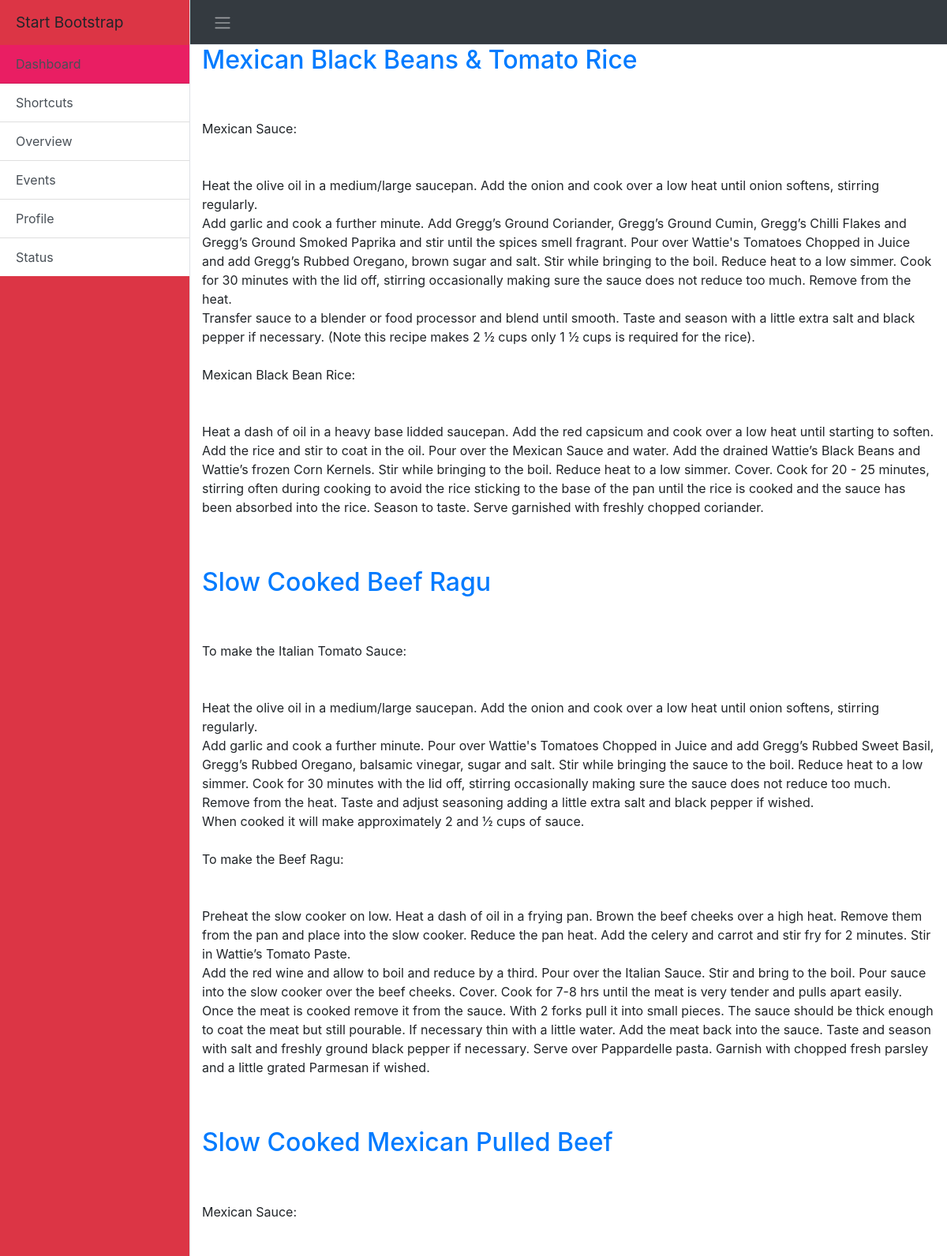
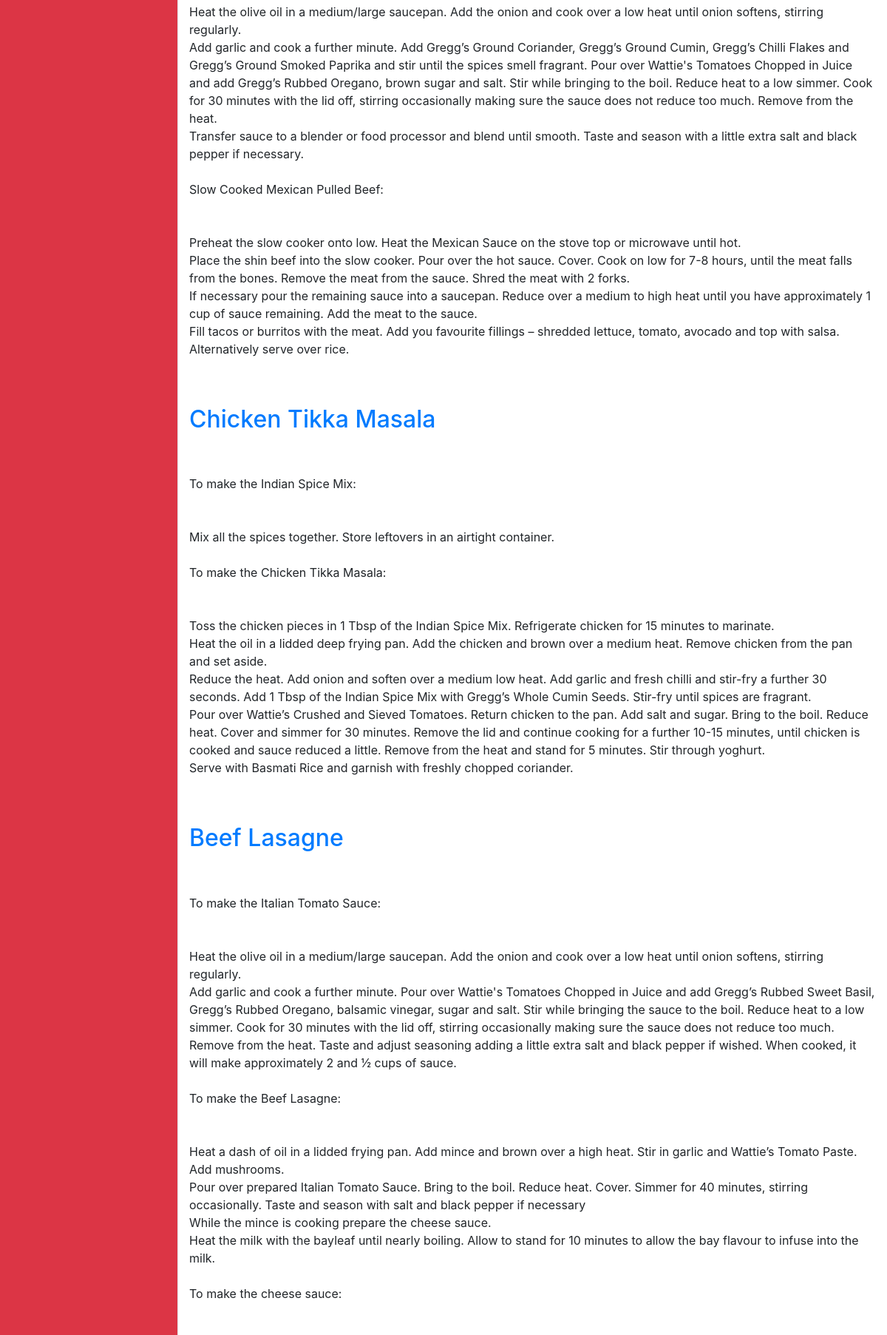
The page / (upper part) on the database its author committed (2 pictures, top to bottom).
### food/models.py (models this page shows, shortened)
class Post(models.Model):
	title = models.CharField(max_length=200)
	image = models.CharField(max_length=500)
	article_link = models.CharField(max_length=500, default='None')
	ingredients = models.TextField()
	text = models.TextField()
	published_date = models.DateTimeField(default=timezone.now())

### food/views.py (the view)
# urls.py: path('', views.post_list, name='post_list'),
def post_list(request):
	posts = Post.objects.filter(published_date__lte=timezone.now()).order_by('published_date')
	return render(request, 'food/post_list.html', {'posts': posts})

### food/templates/food/post_list.html
{% extends 'food/base.html' %}
{% block content %}
{% for post in posts %}
    <div>
        <h2><a href="{% url 'post_detail' pk=post.pk %}">{{ post.title }}</a></h2>
        <p>{{ post.text|linebreaksbr }}</p>
    </div>
{% endfor %}
{% endblock %}

### food/static/css/stylesheet.css (style rules this page uses)
body { overflow-x: hidden; }

### rows shown on the page
Post: title "Mexican Black Beans & Tomato Rice", text "Mexican Sauce: Heat the olive oil in a medium/large saucepan. Add the onion and cook over a low heat until onion softens, stirring regularly. Add garlic and cook a further minute. Add Gregg’s Ground Coriander, Gregg’s Ground Cumin, Gregg’s Chilli Flakes and Gregg’s Ground Smoked Paprika and stir until the spices smell fragrant. Pour over Wattie's Tomatoes Chopped in Juice and add Gregg’s Rubbed Oregano, brown sugar and salt. Stir while bringing to the boil. Reduce heat to a low simmer. Cook for 30 minutes with the lid off, stirring occasionally making sure the sauce does not reduce too much. Remove from the heat. Transfer sauce to a blender or food processor and blend until smooth. Taste…"
Post: title "Slow Cooked Beef Ragu", text "To make the Italian Tomato Sauce: Heat the olive oil in a medium/large saucepan. Add the onion and cook over a low heat until onion softens, stirring regularly. Add garlic and cook a further minute. Pour over Wattie's Tomatoes Chopped in Juice and add Gregg’s Rubbed Sweet Basil, Gregg’s Rubbed Oregano, balsamic vinegar, sugar and salt. Stir while bringing the sauce to the boil. Reduce heat to a low simmer. Cook for 30 minutes with the lid off, stirring occasionally making sure the sauce does not reduce too much. Remove from the heat. Taste and adjust seasoning adding a little extra salt and black pepper if wished. When cooked it will make approximately 2 and ½ cups of sauce. To make the…"
Post: title "Slow Cooked Mexican Pulled Beef", text "Mexican Sauce: Heat the olive oil in a medium/large saucepan. Add the onion and cook over a low heat until onion softens, stirring regularly. Add garlic and cook a further minute. Add Gregg’s Ground Coriander, Gregg’s Ground Cumin, Gregg’s Chilli Flakes and Gregg’s Ground Smoked Paprika and stir until the spices smell fragrant. Pour over Wattie's Tomatoes Chopped in Juice and add Gregg’s Rubbed Oregano, brown sugar and salt. Stir while bringing to the boil. Reduce heat to a low simmer. Cook for 30 minutes with the lid off, stirring occasionally making sure the sauce does not reduce too much. Remove from the heat. Transfer sauce to a blender or food processor and blend until smooth. Taste…"
Post: title "Chicken Tikka Masala", text "To make the Indian Spice Mix: Mix all the spices together. Store leftovers in an airtight container. To make the Chicken Tikka Masala: Toss the chicken pieces in 1 Tbsp of the Indian Spice Mix. Refrigerate chicken for 15 minutes to marinate. Heat the oil in a lidded deep frying pan. Add the chicken and brown over a medium heat. Remove chicken from the pan and set aside. Reduce the heat. Add onion and soften over a medium low heat. Add garlic and fresh chilli and stir-fry a further 30 seconds. Add 1 Tbsp of the Indian Spice Mix with Gregg’s Whole Cumin Seeds. Stir-fry until spices are fragrant. Pour over Wattie’s Crushed and Sieved Tomatoes. Return chicken to the pan. Add salt and sugar.…"
Post: title "Beef Lasagne", text "To make the Italian Tomato Sauce: Heat the olive oil in a medium/large saucepan. Add the onion and cook over a low heat until onion softens, stirring regularly. Add garlic and cook a further minute. Pour over Wattie's Tomatoes Chopped in Juice and add Gregg’s Rubbed Sweet Basil, Gregg’s Rubbed Oregano, balsamic vinegar, sugar and salt. Stir while bringing the sauce to the boil. Reduce heat to a low simmer. Cook for 30 minutes with the lid off, stirring occasionally making sure the sauce does not reduce too much. Remove from the heat. Taste and adjust seasoning adding a little extra salt and black pepper if wished. When cooked, it will make approximately 2 and ½ cups of sauce. To make the…"
